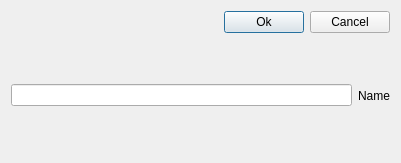
<?xml version="1.0" encoding="UTF-8"?>
<ui version="4.0">
 <class>Dialog</class>
 <widget class="QDialog" name="Dialog">
  <property name="geometry">
   <rect>
    <x>0</x>
    <y>0</y>
    <width>401</width>
    <height>163</height>
   </rect>
  </property>
  <property name="windowTitle">
   <string>Dialog</string>
  </property>
  <layout class="QVBoxLayout" name="verticalLayout">
   <item>
    <layout class="QHBoxLayout" name="horizontalLayout_2">
     <item>
      <spacer name="horizontalSpacer">
       <property name="orientation">
        <enum>Qt::Horizontal</enum>
       </property>
       <property name="sizeHint" stdset="0">
        <size>
         <width>40</width>
         <height>20</height>
        </size>
       </property>
      </spacer>
     </item>
     <item>
      <widget class="QPushButton" name="pushButton">
       <property name="text">
        <string>Ok</string>
       </property>
      </widget>
     </item>
     <item>
      <widget class="QPushButton" name="pushButton_2">
       <property name="text">
        <string>Cancel</string>
       </property>
      </widget>
     </item>
    </layout>
   </item>
   <item>
    <layout class="QHBoxLayout" name="horizontalLayout">
     <item>
      <widget class="QLineEdit" name="lineEdit"/>
     </item>
     <item>
      <widget class="QLabel" name="label">
       <property name="text">
        <string>Name</string>
       </property>
       <property name="buddy">
        <cstring>lineEdit</cstring>
       </property>
      </widget>
     </item>
    </layout>
   </item>
  </layout>
 </widget>
 <layoutdefault spacing="6" margin="11"/>
 <tabstops>
  <tabstop>lineEdit</tabstop>
  <tabstop>pushButton_2</tabstop>
  <tabstop>pushButton</tabstop>
 </tabstops>
 <resources/>
 <connections>
  <connection>
   <sender>pushButton_2</sender>
   <signal>clicked()</signal>
   <receiver>Dialog</receiver>
   <slot>close()</slot>
   <hints>
    <hint type="sourcelabel">
     <x>348</x>
     <y>45</y>
    </hint>
    <hint type="destinationlabel">
     <x>392</x>
     <y>60</y>
    </hint>
   </hints>
  </connection>
  <connection>
   <sender>pushButton</sender>
   <signal>clicked()</signal>
   <receiver>Dialog</receiver>
   <slot>accept()</slot>
   <hints>
    <hint type="sourcelabel">
     <x>271</x>
     <y>45</y>
    </hint>
    <hint type="destinationlabel">
     <x>210</x>
     <y>23</y>
    </hint>
   </hints>
  </connection>
 </connections>
</ui>
